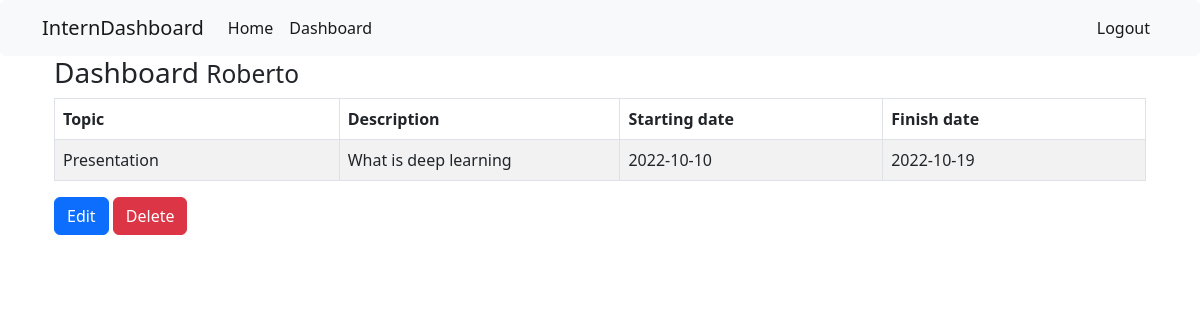
The app's page /temp_dashboard/1/Unit testing (signed in) with its own data.
### interndashboard/models.py (models this page shows, shortened)
class Topic_create(db.Model):
    id = db.Column(db.Integer, primary_key=True)
    topics = db.Column(db.String(250), nullable=False)
    description = db.Column(db.String(500), nullable=False)
    startingdate = db.Column(db.Date, nullable=False)
    finishdate = db.Column(db.Date, nullable=False)
    studentnumber = db.Column(db.Integer, db.ForeignKey(
        'user.studentnumber'), nullable=False)
    user = db.relationship('User', backref=db.backref(
        'users_topic_create', lazy=True))

### interndashboard/users/utils.py (the view)
@utils.route('/temp_dashboard/<id>/<topics>')
@login_required
def dashboard_manipulate(topics, id):
    results = Topic_create.query.filter_by(id=id).first()
    return render_template('dashboard_manipulate.html', outputs=results)

### interndashboard/users/routes.py (called while the page is built)
def login_required(f):
    @wraps(f)
    def decorated_function(*args, **kwargs):
        if 'loggedin' in session:
            return f(*args, **kwargs)
        flash("Unauthorized access, please sign in!", 'danger')
        return redirect(url_for('users.signin'))
    return decorated_function

### interndashboard/templates/dashboard_manipulate.html
{% extends 'index.html' %}
{% block body %}
<div hx-target="this" hx-swap="outerHTML" class="container">
    <h3>Dashboard <small> {{session['firstname']}} </small></h3>
    <table class="table table-striped table-bordered">
        <thead>
            <tr>
                <th class="col-sm-1">Topic</th>
                <th class="col-sm-1">Description</th>
                <th class="col-sm-1">Starting date</th>
                <th class="col-sm-1">Finish date</th>
            </tr>
        </thead>
        <tbody>
            <tr>
                <td class="col-sm-1">{{outputs.topics}}</td>
                <td class="col-sm-1">{{outputs.description}}</td>
                <td class="col-sm-1">{{outputs.startingdate}}</td>
                <td class="col-sm-1">{{outputs.finishdate}}</td>
            </tr>
        </tbody>
    </table>
    <div>
        <a href="/edit/{{outputs.id}}/{{outputs.topics}}" class="btn btn-primary">Edit</a>
        <a href="{{url_for('utils.delete', id=outputs.id, topics=outputs.topics)}}" class="btn btn-danger">Delete</a>
    </div>
</div>
{% endblock %}

### records on screen
Topic_create: topics "Presentation", description "What is deep learning", startingdate "2022-10-10", finishdate "2022-10-19"

### other values on screen
{{ session['firstname'] }} "Roberto"
